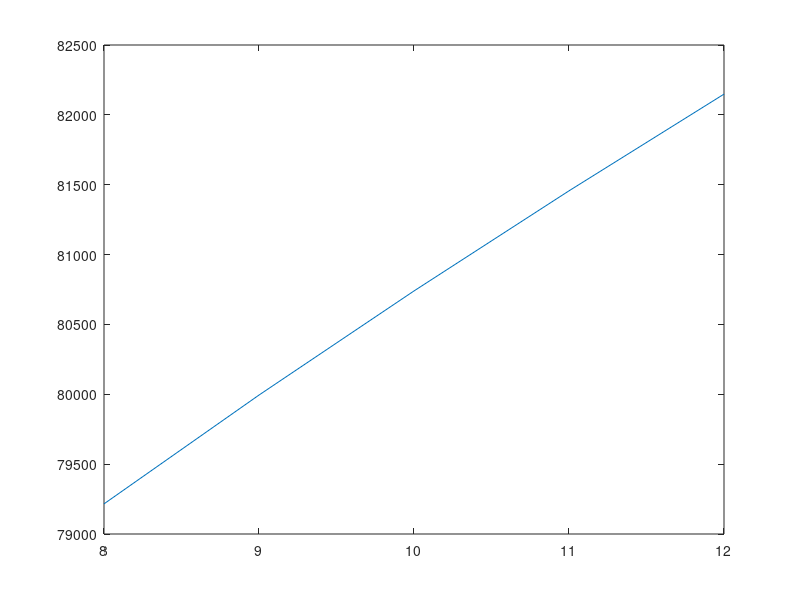

This figure's MATLAB source:
%% Omar's mass estimation
clear all; close all; clc;



%% Wing group - Jenkinson - pg 134
% Wing mass estimate
ARW = [8:12]; %http://www.modernairliners.com/airbus-a320-introduction/airbus-a320-specs/
TRW = 0.24; % https://booksite.elsevier.com/9780340741528/appendices/data-a/table-1/table.htm
TCW = 0.15; % preliminary investigation (Raymer)
WSWEEP = 25; % http://www.modernairliners.com/airbus-a320-introduction/airbus-a320-specs/
V_D = 230; % guess - hard to tell what units they want?
C_1 = 0.009;
MTOM = 1000000;
MTOM_old = 0;

while abs(MTOM - MTOM_old) > 0.0000001
MTOM_old = MTOM;
SREF = (2*9.81*MTOM)/(1.225*72.02^2*(2.5/1.1^2));

M_W = C_1 .* (ARW.^0.5 .* SREF .* sec((pi/180).*WSWEEP) .* ((1+2.*TRW)/(3+3.*TRW)) ...
    .* (MTOM/SREF) .* (1.65 .* 3.5).^0.3 .* (V_D/TCW).^0.5).^0.9;

%% Total mass
M_TOTAL = M_W + 67000;
MTOM = M_TOTAL;
end

fprintf("Area %f m^2 \n", SREF)
fprintf("Howe's wing mass is %f kg \n", M_W)
fprintf("Total mass is %f kg \n", MTOM)

plot(ARW, MTOM)